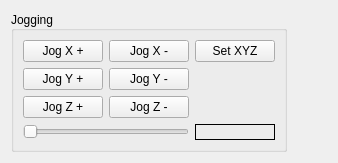
      <widget class="QWidget" name="tab_7">
       <attribute name="title">
        <string>Jogging</string>
       </attribute>
       <layout class="QGridLayout" name="gridLayout_24">
        <item row="0" column="0">
         <widget class="QGroupBox" name="groupBox_4">
          <property name="title">
           <string>Jogging</string>
          </property>
          <property name="alignment">
           <set>Qt::AlignLeading|Qt::AlignLeft|Qt::AlignVCenter</set>
          </property>
          <layout class="QGridLayout" name="gridLayout_5">
           <item row="1" column="1">
            <widget class="ActionButton" name="actionbutton_19">
             <property name="text">
              <string>Jog Y -</string>
             </property>
             <property name="actionName" stdset="0">
              <string>machine.jog.axis:y,neg</string>
             </property>
            </widget>
           </item>
           <item row="2" column="0">
            <widget class="ActionButton" name="actionbutton_17">
             <property name="text">
              <string>Jog Z +</string>
             </property>
             <property name="actionName" stdset="0">
              <string>machine.jog.axis:z,pos</string>
             </property>
            </widget>
           </item>
           <item row="1" column="0">
            <widget class="ActionButton" name="actionbutton_16">
             <property name="text">
              <string>Jog Y +</string>
             </property>
             <property name="actionName" stdset="0">
              <string>machine.jog.axis:y,pos</string>
             </property>
            </widget>
           </item>
           <item row="0" column="0">
            <widget class="ActionButton" name="actionbutton_15">
             <property name="text">
              <string>Jog X +</string>
             </property>
             <property name="actionName" stdset="0">
              <string>machine.jog.axis:x,pos</string>
             </property>
            </widget>
           </item>
           <item row="2" column="1">
            <widget class="ActionButton" name="actionbutton_20">
             <property name="text">
              <string>Jog Z -</string>
             </property>
             <property name="actionName" stdset="0">
              <string>machine.jog.axis:z,neg</string>
             </property>
            </widget>
           </item>
           <item row="0" column="1">
            <widget class="ActionButton" name="actionbutton_18">
             <property name="text">
              <string>Jog X -</string>
             </property>
             <property name="actionName" stdset="0">
              <string>machine.jog.axis:x,neg</string>
             </property>
            </widget>
           </item>
           <item row="3" column="2">
            <widget class="StatusLabel" name="statuslabel_7">
             <property name="frameShape">
              <enum>QFrame::Box</enum>
             </property>
             <property name="alignment">
              <set>Qt::AlignRight|Qt::AlignTrailing|Qt::AlignVCenter</set>
             </property>
             <property name="rules" stdset="0">
              <string>[{&quot;channels&quot;: [{&quot;url&quot;: &quot;settings:machine.jog.linear-speed&quot;, &quot;trigger&quot;: true}], &quot;property&quot;: &quot;Text&quot;, &quot;expression&quot;: &quot;str(ch[0])&quot;, &quot;name&quot;: &quot;New Rule&quot;}]</string>
             </property>
            </widget>
           </item>
           <item row="3" column="0" colspan="2">
            <widget class="VCPSettingsSlider" name="settings_slider">
             <property name="orientation">
              <enum>Qt::Horizontal</enum>
             </property>
             <property name="settingName" stdset="0">
              <string>machine.jog.linear-speed</string>
             </property>
            </widget>
           </item>
           <item row="0" column="2">
            <widget class="MDIButton" name="mdibutton">
             <property name="text">
              <string>Set XYZ</string>
             </property>
             <property name="MDICommand" stdset="0">
              <string>G10L20P0X0Y0Z0</string>
             </property>
            </widget>
           </item>
          </layout>
         </widget>
        </item>
        <item row="0" column="1">
         <spacer name="horizontalSpacer_2">
          <property name="orientation">
           <enum>Qt::Horizontal</enum>
          </property>
          <property name="sizeHint" stdset="0">
           <size>
            <width>40</width>
            <height>20</height>
           </size>
          </property>
         </spacer>
        </item>
       </layout>
      </widget>
